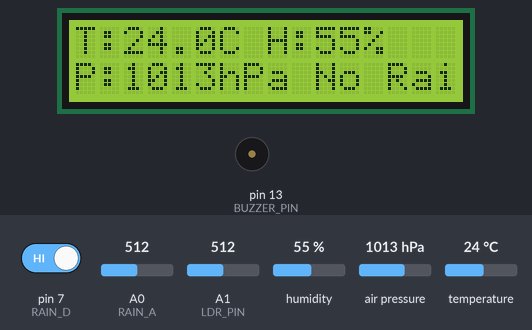
This sketch was run on a simulated Arduino Uno, built with avr-gcc and run on an emulated ATmega328P. Shown: 16×2 character LCD, buzzer (waves = sounding, pin HIGH). Inputs (shaded band) come from the test bench; at power-on: pin 7 (RAIN_D) HIGH, air pressure 1013 hPa, humidity 55 %, A0 (RAIN_A) = 512, A1 (LDR_PIN) = 512, temperature 24 °C. The modem accepts every AT command (registered, SIM ready, sends succeed) and sends nothing else; what the sketch prints to the serial monitor is not drawn.

Above: at 6.3 s.
6.4 s: pin 7 (RAIN_D) driven LOW
At 9.5 s:
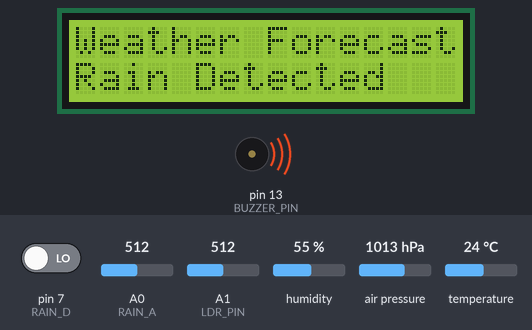
10.5 s: pin 7 (RAIN_D) driven HIGH
At 15.9 s:
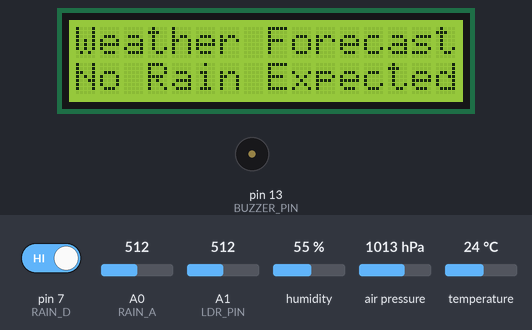
16.2 s: air pressure set to 952 hPa
At 18.7 s:
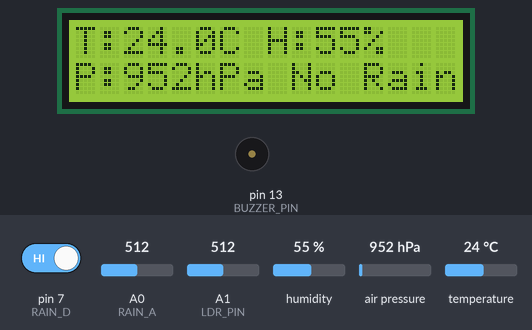
22.2 s: pin 7 (RAIN_D) driven LOW
At 25.2 s:
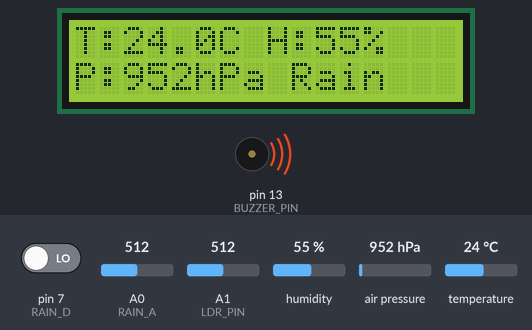
25.7 s: humidity set to 22 %
At 30.6 s:
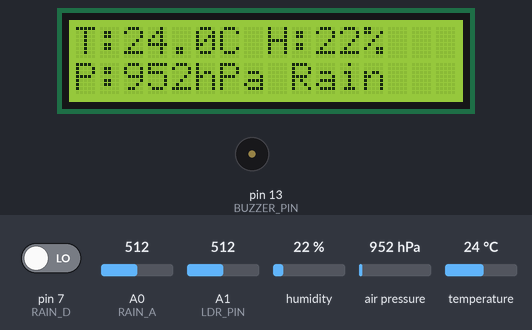
31.6 s: air pressure set to 1000 hPa
At 37.2 s:
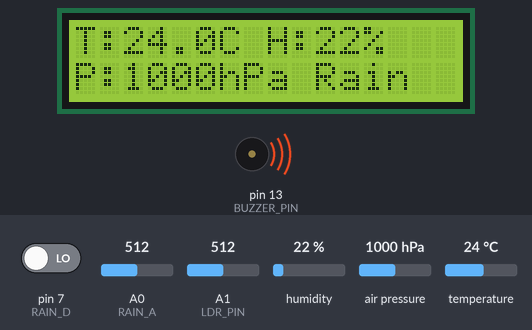
Timing chart, 0 to 38.6 s (numbered marks = the images above; inputs shaded):
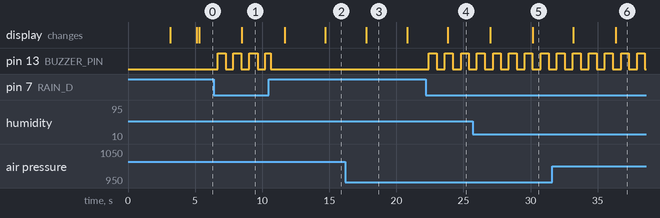

Measured:
- after the input at 6.4 s, pin 13 (BUZZER_PIN): alternates HIGH for 0.60 s and LOW for 0.58 s, starting after 0.28 s; the display: changes after 2.1 s (image 1)
- after the input at 10.5 s, the display: first changes after 1.2 s (image 2 shows a later state)
- after the input at 16.2 s, the display: changes after 1.5 s (image 3)
- after the input at 22.2 s, pin 13 (BUZZER_PIN): alternates HIGH for 0.58 s and LOW for 0.59 s, starting after 0.23 s; the display: changes after 1.6 s (image 4)
- after the input at 25.7 s, the display: first differs from a run without the input after 4.5 s (image 5)
- what the display in image 3 shows lasts 3.1 s, from 17.7 s to 20.8 s

The sketch:

gsm_ino.ino
```cpp
#include <DHT.h>
#include <Wire.h>
#include <LiquidCrystal_I2C.h>
#include <SoftwareSerial.h>
#include <Adafruit_BMP085.h>

// ------------ SENSOR CONFIGURATION ------------

#define DHTPIN 8
#define DHTTYPE DHT11

#define LDR_PIN A1
#define RAIN_A A0
#define RAIN_D 7
#define BUZZER_PIN 13

DHT dht(DHTPIN, DHTTYPE);
Adafruit_BMP085 bmp;

LiquidCrystal_I2C lcd(0x27, 16, 2);

// GSM: Arduino RX = 11, TX = 12
SoftwareSerial gsm(11, 12);

const char PHONE_NUMBER[] = "+919022334513";

bool bmpAvailable = false;
bool buzzerState = false;
bool smsPending = false;

unsigned long buzzerTimer = 0;
unsigned long displayTimer = 0;

const unsigned long BUZZER_ON_TIME = 500;
const unsigned long BUZZER_OFF_TIME = 500;
const unsigned long DISPLAY_INTERVAL = 3000;

String incomingLine = "";

// ------------ WEATHER PREDICTION ------------

String predictWeather(float temp, float hum, int rainVal) {

  if (rainVal < 500 && hum > 70) {
    return "Rain Soon";
  }
  else if (temp > 30 && hum < 40) {
    return "Sunny";
  }
  else {
    return "Cloudy";
  }
}

// ------------ LCD FUNCTION ------------

void printLCDLine(int row, String message) {

  lcd.setCursor(0, row);

  if (message.length() > 16) {
    message = message.substring(0, 16);
  }

  while (message.length() < 16) {
    message += " ";
  }

  lcd.print(message);
}

// ------------ GSM SMS FUNCTION ------------

void sendSMS(String msg) {

  gsm.println("AT+CMGF=1");
  delay(1000);

  gsm.print("AT+CMGS=\"");
  gsm.print(PHONE_NUMBER);
  gsm.println("\"");

  delay(1500);

  gsm.print(msg);
  gsm.write(26);

  delay(5000);

  Serial.println("SMS command sent");
}

// ------------ BUZZER FUNCTION ------------

void buzzerAlert(bool rainDetected) {

  if (!rainDetected) {
    digitalWrite(BUZZER_PIN, LOW);
    buzzerState = false;
    return;
  }

  unsigned long currentTime = millis();

  if (buzzerState) {

    if (currentTime - buzzerTimer >= BUZZER_ON_TIME) {
      digitalWrite(BUZZER_PIN, LOW);
      buzzerState = false;
      buzzerTimer = currentTime;
    }

  } else {

    if (currentTime - buzzerTimer >= BUZZER_OFF_TIME) {
      digitalWrite(BUZZER_PIN, HIGH);
      buzzerState = true;
      buzzerTimer = currentTime;
    }
  }
}

// ------------ GSM MESSAGE CHECK ------------

void checkSMS() {

  while (gsm.available()) {

    char c = gsm.read();

    if (c == '\n' || c == '\r') {

      if (incomingLine.indexOf("HELLO") >= 0 ||
          incomingLine.indexOf("hello") >= 0) {

        smsPending = true;
      }

      incomingLine = "";
    }
    else {

      if (incomingLine.length() < 100) {
        incomingLine += c;
      }
    }
  }
}

// ------------ SETUP ------------

void setup() {

  Serial.begin(9600);
  gsm.begin(9600);

  dht.begin();

  lcd.init();
  lcd.backlight();

  pinMode(RAIN_D, INPUT);
  pinMode(BUZZER_PIN, OUTPUT);

  digitalWrite(BUZZER_PIN, LOW);

  // BMP180 initialization
  bmpAvailable = bmp.begin();

  if (bmpAvailable) {
    Serial.println("BMP180 detected");
  }
  else {
    Serial.println("BMP180 not detected");
  }

  // GSM initialization
  gsm.println("AT");
  delay(1000);

  gsm.println("AT+CMGF=1");
  delay(1000);

  gsm.println("AT+CNMI=1,2,0,0,0");
  delay(1000);

  lcd.clear();

  printLCDLine(0, "Weather Monitor");
  printLCDLine(1, "System Ready");

  delay(2000);

  lcd.clear();

  Serial.println("Weather System Started");
}

// ------------ MAIN LOOP ------------

void loop() {

  // Read sensors
  float temp = dht.readTemperature();
  float hum = dht.readHumidity();

  int ldrVal = analogRead(LDR_PIN);
  int rainAnalog = analogRead(RAIN_A);
  int rainDigital = digitalRead(RAIN_D);

  bool rainDetected = (rainDigital == LOW);

  // Check DHT sensor readings
  if (isnan(temp) || isnan(hum)) {

    Serial.println("DHT11 reading error");

    printLCDLine(0, "DHT Sensor Error");
    printLCDLine(1, "Check Connection");

    checkSMS();
    delay(500);
    return;
  }

  // Read BMP180
  float pressure = 0;
  float altitude = 0;

  if (bmpAvailable) {

    pressure = bmp.readPressure() / 100.0;
    altitude = bmp.readAltitude();
  }

  // Weather conditions
  String light = (ldrVal < 500) ? "Dark" : "Bright";

  String rainStatus = rainDetected ? "Rain" : "No Rain";

  String prediction = predictWeather(
    temp, hum, rainAnalog
  );

  String rainForecast;

  if (rainDetected) {
    rainForecast = "Rain Detected";
  }
  else if (prediction == "Rain Soon") {
    rainForecast = "Rain Expected";
  }
  else {
    rainForecast = "No Rain Expected";
  }

  // Weather report
  String weatherUpdate =
    "Temp:" + String(temp, 1) + "C " +
    "Hum:" + String(hum, 0) + "% " +
    "Pressure:" +
    (bmpAvailable ? String(pressure, 1) : String("NA")) +
    "hPa " +
    "Light:" + light + " " +
    "Condition:" + (rainDetected ? "Rain" : prediction);

  String forecast =
    "Forecast:" + rainForecast +
    " Temp:" + String(temp + 2, 1) + "C";

  // Serial monitor output
  Serial.println("------------------------");
  Serial.println(weatherUpdate);
  Serial.println(forecast);

  if (bmpAvailable) {
    Serial.print("Altitude: ");
    Serial.print(altitude);
    Serial.println(" meters");
  }

  // Buzzer control
  buzzerAlert(rainDetected);

  // LCD display update
  unsigned long currentTime = millis();

  if (currentTime - displayTimer >= DISPLAY_INTERVAL) {

    displayTimer = currentTime;

    static bool displayPage = false;

    lcd.clear();

    if (!displayPage) {

      printLCDLine(0,
        "T:" + String(temp, 1) + "C H:" +
        String(hum, 0) + "%");

      printLCDLine(1,
        "P:" +
        (bmpAvailable ? String(pressure, 0) : String("NA")) +
        "hPa " + rainStatus);
    }
    else {

      printLCDLine(0, "Weather Forecast");

      printLCDLine(1, rainForecast);
    }

    displayPage = !displayPage;
  }

  // Check incoming GSM messages
  checkSMS();

  // Send weather report when HELLO is received
  if (smsPending) {

    smsPending = false;

    sendSMS(
      "Weather Report:\n" +
      weatherUpdate + "\n" +
      forecast
    );
  }

  delay(100);
}
```
